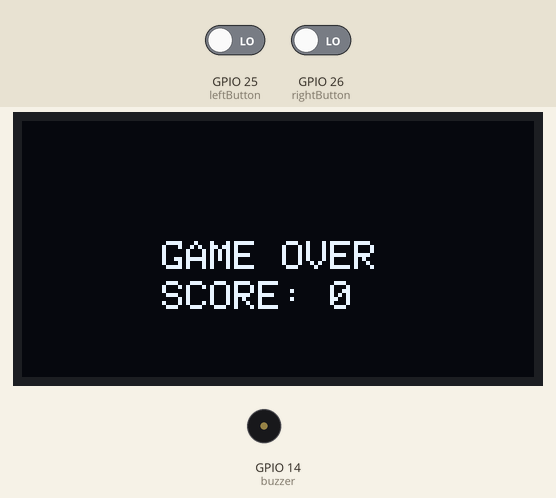
Recording of a sketch running on a simulated ESP32. Shown: 128×64 one-colour display, buzzer (waves = sounding). The test bench sets the inputs (shaded band); at power-on: GPIO 25 (leftButton) LOW, GPIO 26 (rightButton) LOW. Random numbers use the default seed unless the sketch sets one.

Above: at 9.3 s.
9.4 s: GPIO 25 (leftButton) driven HIGH and GPIO 26 (rightButton) driven HIGH
At 10.65 s:
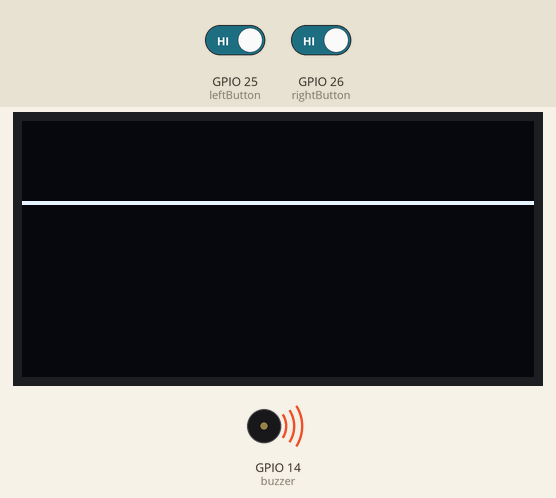
12.3 s: GPIO 25 (leftButton) driven LOW
At 21.6 s:
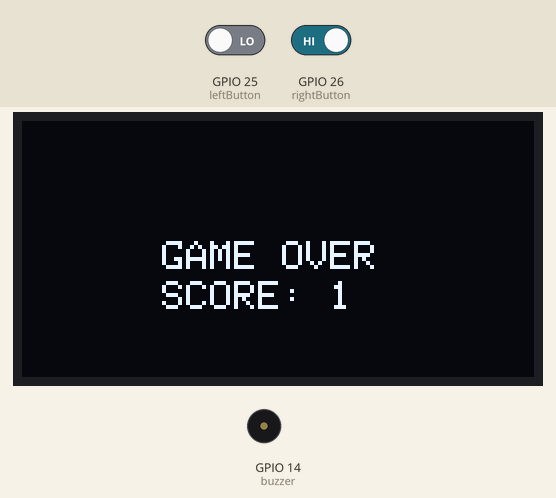
22.1 s: GPIO 25 (leftButton) driven HIGH
At 25.13 s:
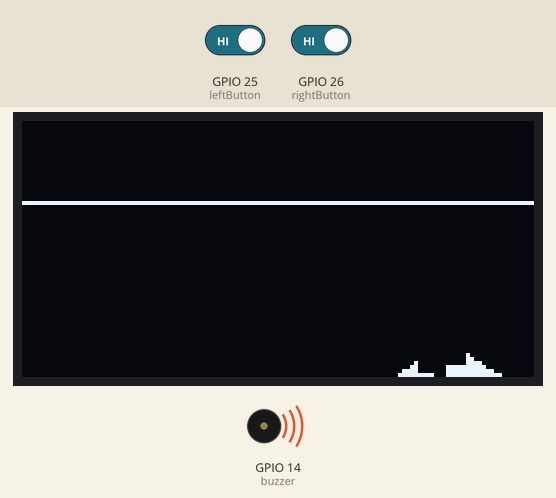
25.7 s: GPIO 26 (rightButton) driven HIGH
33.5 s: GPIO 25 (leftButton) driven LOW
At 45.0 s:
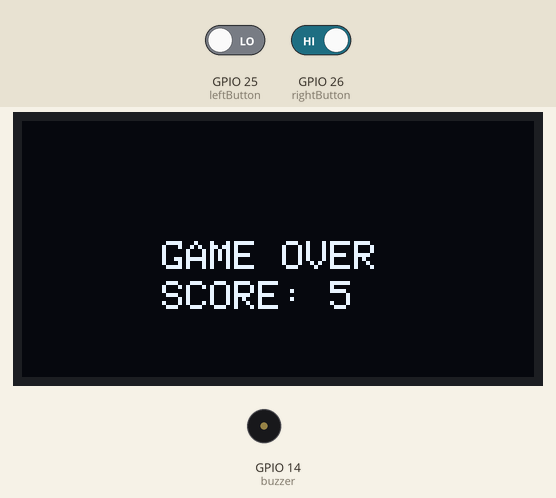
Timing chart, 0 to 46.0 s (numbered marks = the images above; inputs shaded):
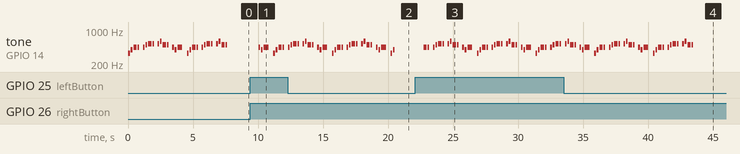

Measured:
- after the input at 9.4 s, tone on GPIO 14 (buzzer): plays 440 Hz for 0.12 s, 392 Hz for 0.12 s, 440 Hz for 0.38 s, 330 Hz for 0.12 s, 392 Hz for 0.12 s, 440 Hz for 0.25 s … (7 notes in this stretch), starting after 0.66 s; the display: changes after 0.81 s (image 1)
- after the input at 22.1 s, tone on GPIO 14 (buzzer): plays 440 Hz for 0.25 s, 440 Hz for 0.12 s, 440 Hz for 0.12 s, 494 Hz for 0.12 s, 523 Hz for 0.25 s, 523 Hz for 0.12 s … (10 notes in this stretch), starting after 0.64 s; the display: first changes after 0.91 s (image 3 shows a later state)
- by itself, tone on GPIO 14 (buzzer): plays 330 Hz for 0.12 s, 392 Hz for 0.12 s, 440 Hz for 0.25 s, 440 Hz for 0.12 s, 440 Hz for 0.12 s, 494 Hz for 0.12 s … (27 notes in this stretch)

The sketch:

script.ino
```cpp
#include <Wire.h>
#include <Adafruit_GFX.h>
#include <Adafruit_SSD1306.h>

#define SCREEN_WIDTH 128  // OLED display width, in pixels
#define SCREEN_HEIGHT 64  // OLED display height, in pixels

#define NOTE_C4 262
#define NOTE_D4 294
#define NOTE_E4 330
#define NOTE_F4 349
#define NOTE_G4 392
#define NOTE_A4 440
#define NOTE_B4 494
#define NOTE_C5 523
#define NOTE_D5 587
#define NOTE_E5 659
#define NOTE_F5 698
#define NOTE_G5 784
#define NOTE_A5 880
#define NOTE_B5 988

Adafruit_SSD1306 display(SCREEN_WIDTH, SCREEN_HEIGHT, &Wire, -1);

const int buzzer = 14; // D6
const int leftButton = 25;  //D2
const int rightButton = 26; //D3

const float songSpeed = 1.0;  // Adjust speed of music

int notes[] = {
    NOTE_E4, NOTE_G4, NOTE_A4, NOTE_A4, 0,
    NOTE_A4, NOTE_B4, NOTE_C5, NOTE_C5, 0,
    NOTE_C5, NOTE_D5, NOTE_B4, NOTE_B4, 0,
    NOTE_A4, NOTE_G4, NOTE_A4, 0
};

int durations[] = {
    125, 125, 250, 125, 125,
    125, 125, 250, 125, 125,
    125, 125, 250, 125, 125,
    125, 125, 375, 125
};

const int totalNotes = sizeof(notes) / sizeof(int);

const int yLine = 20;
int gameOver;
int score;

struct Arrow {
  int x;
  int y;
  int direction;
  int playerReacted;
  bool active;
};

const int maxArrows = 5;
Arrow arrows[maxArrows];

void setup() {
  Serial.begin(115200);

  if (!display.begin(SSD1306_SWITCHCAPVCC, 0x3C)) {
    Serial.println(F("SSD1306 allocation failed"));
    for (;;);
  }

  pinMode(buzzer, OUTPUT);
  pinMode(leftButton, INPUT);
  pinMode(rightButton, INPUT);
  randomSeed(analogRead(0));

  gameOver = 0;
  score = 0;
  for (int i = 0; i < maxArrows; i++) {
    arrows[i] = {0, 0, 0, 0, false};
  }
}

void drawArrow(int x, int y, int direction) {
  if (direction == 1) {
    display.fillTriangle(x, y, x, y + 10, x + 8, y + 5, WHITE);
    display.fillRect(x - 5, y + 3, 6, 4, WHITE);
  } else {
    display.fillTriangle(x, y + 5, x + 8, y, x + 8, y + 10, WHITE);
    display.fillRect(x + 7, y + 3, 6, 4, WHITE);
  }
}

void loop() {
  int leftButtonState = digitalRead(leftButton);
  int rightButtonState = digitalRead(rightButton);

  if(gameOver == 1){ // print game over message and wait for restart

    display.clearDisplay();
    display.setTextSize(1);
    display.setTextColor(WHITE);
    display.setCursor(35, 30);
    display.println("GAME OVER");
    display.setCursor(35, 40);
    display.print("SCORE: ");
    display.println(score);
    display.display();

    if(leftButtonState && rightButtonState){
      gameOver = 0;
      score = 0;
      for (int i = 0; i < maxArrows; i++) {
        arrows[i] = {0, 0, 0, 0, false};
      }
    }

    delay(400);

  }else{

    static int noteIndex = 0;

    // Play the next note
    if (noteIndex < totalNotes) {
      int currentNote = notes[noteIndex];
      int wait = durations[noteIndex] / songSpeed;

      if (currentNote != 0) {
        tone(buzzer, currentNote, wait);
      } else {
        noTone(buzzer);
      }
      delay(wait);

      noteIndex++;
    } else {
      noteIndex = 0; // Restart song when finished
    }

    // Update Arrows
    for (int i = 0; i < maxArrows; i++) {
      if (!arrows[i].active) {
        if (random(0, 100) < 5) { // we spawn a new arrow with 5% chance
          arrows[i] = {random(10, SCREEN_WIDTH - 10), SCREEN_HEIGHT, random(0, 2), 0, true};
        }
      } else {
        arrows[i].y -= 2; // Move up!!
        if (arrows[i].y < 0) {
          arrows[i].active = false; // Reset when out of screen
          if(arrows[i].playerReacted == 0){
            gameOver = 1;
          }else{
            score += 1;
          }
        }
      }
    }

    // Draw Arrows
    display.clearDisplay();
    for (int i = 0; i < maxArrows; i++) {
      if (arrows[i].active) {
        drawArrow(arrows[i].x, arrows[i].y, arrows[i].direction);
        if(arrows[i].y <= yLine + 10 && arrows[i].y >= yLine - 10){ //arrow near the line
          if((arrows[i].direction == 1 && rightButtonState == 1) || (arrows[i].direction == 0 && leftButtonState == 1)){//and correct button is pressed
            arrows[i].playerReacted = 1;
          }
        }
      }
    }
    display.drawLine(0, yLine, 127, yLine, WHITE);
    display.display();
    delay(50);
  }
}
```
